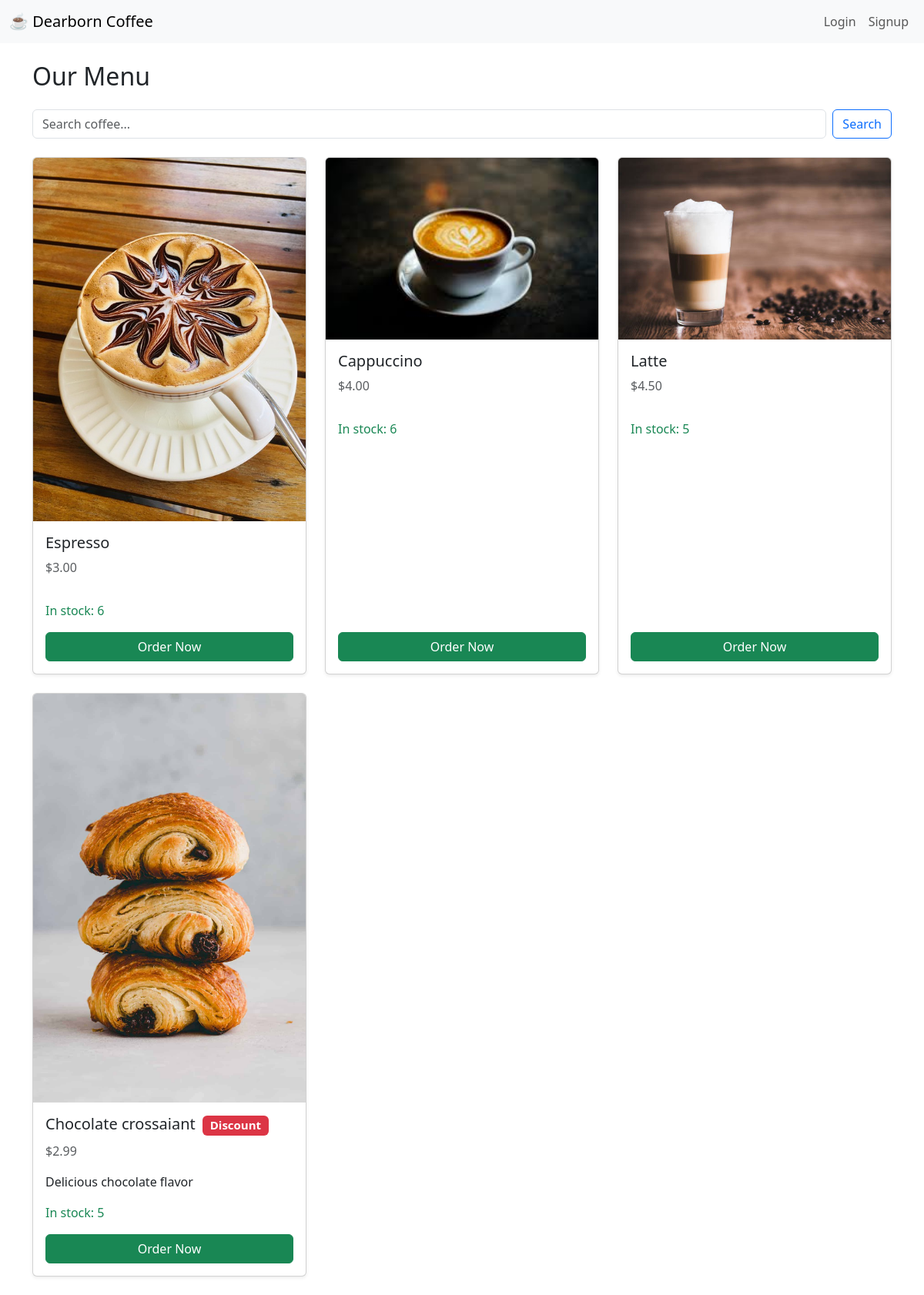
The app's page /menu/ with its own data.
### main/models.py (models this page shows, shortened)
class MenuItem(models.Model):
    CATEGORY_CHOICES = [
        ('hot', 'Hot'),
        ('cold', 'Cold'),
        ('bakery', 'Bakery'),
    ]
    name = models.CharField(max_length=100)
    description = models.TextField(blank=True)
    price = models.DecimalField(max_digits=5, decimal_places=2)
    image = models.ImageField(upload_to='menu_images/', blank=True, null=True)
    stock = models.PositiveIntegerField(default=0)
    is_available = models.BooleanField(default=True)
    category = models.CharField(max_length=50, choices=CATEGORY_CHOICES, default='hot')
    is_featured = models.BooleanField(default=False)
    is_discounted = models.BooleanField(default=False)

### main/views.py (the view)
# urls.py: path('menu/', views.menu, name='menu'),
def menu(request):
    query = request.GET.get('q', '').strip()
    category = request.GET.get('category', '')
    items = MenuItem.objects.all()
    if query:
        items = items.filter(name__icontains=query)
    if category:
        items = items.filter(category=category)
    return render(request, 'main/menu.html', {
        'items': items,
        'query': query,
        'category': category,
        'no_results': not items.exists()
    })

### main/templates/main/menu.html (shortened to what this page needs)
{% extends 'main/base.html' %}
{% block content %}
<h2 class="mb-4">Our Menu</h2>
<form method="get" class="mb-4 d-flex">
  <input type="text" name="q" class="form-control me-2" placeholder="Search coffee..." value="{{ query }}">
  <button type="submit" class="btn btn-outline-primary">Search</button>
</form>
<div class="row">
  {% for item in items %}
    <div class="col-md-4 mb-4">
      <div class="card h-100 shadow-sm">
        {% if item.image %}
          <img src="{{ item.image.url }}" class="card-img-top" alt="{{ item.name }}">
        {% else %}
          <img src="https://via.placeholder.com/300x200?text=No+Image" class="card-img-top" alt="No image">
        {% endif %}
        <div class="card-body d-flex flex-column">
          <h5 class="card-title">
            {{ item.name }}
            {% if item.is_discounted %}
              <span class="badge bg-danger ms-1">Discount</span>
            {% endif %}
          </h5>
          <p class="card-text text-muted">${{ item.price }}</p>
          <p class="card-text">{{ item.description }}</p>
          {% if item.stock > 0 %}
            <p class="text-success">In stock: {{ item.stock }}</p>
            <a href="{% url 'order' %}?item={{ item.id }}" class="btn btn-success mt-auto">Order Now</a>
          {% else %}
            <p class="text-danger fw-bold">Out of Stock</p>
            <button class="btn btn-secondary mt-auto" disabled>Out of Stock</button>
          {% endif %}
        </div>
      </div>
    </div>
  {% endfor %}
</div>
{% endblock %}

### records on screen
MenuItem: image (picture), name "Espresso", price "3.00", stock "6"
MenuItem: image (picture), name "Cappuccino", price "4.00", stock "6"
MenuItem: image (picture), name "Latte", price "4.50", stock "5"
MenuItem: image (picture), name "Chocolate crossaiant", is_discounted "Discount", price "2.99", description "Delicious chocolate flavor", stock "5"
